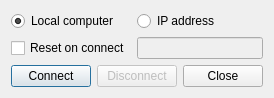
<?xml version="1.0" encoding="UTF-8"?>
<ui version="4.0">
 <class>QGBA::DolphinConnector</class>
 <widget class="QDialog" name="QGBA::DolphinConnector">
  <property name="geometry">
   <rect>
    <x>0</x>
    <y>0</y>
    <width>306</width>
    <height>123</height>
   </rect>
  </property>
  <property name="windowTitle">
   <string>Connect to Dolphin</string>
  </property>
  <layout class="QGridLayout" name="gridLayout">
   <property name="sizeConstraint">
    <enum>QLayout::SetFixedSize</enum>
   </property>
   <item row="0" column="0">
    <widget class="QRadioButton" name="specLocal">
     <property name="text">
      <string>Local computer</string>
     </property>
     <property name="checked">
      <bool>true</bool>
     </property>
     <attribute name="buttonGroup">
      <string notr="true">buttonGroup</string>
     </attribute>
    </widget>
   </item>
   <item row="0" column="1">
    <widget class="QRadioButton" name="specIPAddr">
     <property name="text">
      <string>IP address</string>
     </property>
     <attribute name="buttonGroup">
      <string notr="true">buttonGroup</string>
     </attribute>
    </widget>
   </item>
   <item row="2" column="1">
    <widget class="QLineEdit" name="ipAddr">
     <property name="enabled">
      <bool>false</bool>
     </property>
    </widget>
   </item>
   <item row="3" column="0" colspan="2">
    <layout class="QHBoxLayout" name="horizontalLayout">
     <item>
      <widget class="QPushButton" name="connect">
       <property name="text">
        <string>Connect</string>
       </property>
       <property name="icon">
        <iconset theme="network-connect"/>
       </property>
      </widget>
     </item>
     <item>
      <widget class="QPushButton" name="disconnect">
       <property name="enabled">
        <bool>false</bool>
       </property>
       <property name="text">
        <string>Disconnect</string>
       </property>
       <property name="icon">
        <iconset theme="network-disconnect"/>
       </property>
      </widget>
     </item>
     <item>
      <widget class="QPushButton" name="close">
       <property name="text">
        <string>Close</string>
       </property>
       <property name="icon">
        <iconset theme="window-close"/>
       </property>
      </widget>
     </item>
    </layout>
   </item>
   <item row="2" column="0">
    <widget class="QCheckBox" name="doReset">
     <property name="text">
      <string>Reset on connect</string>
     </property>
    </widget>
   </item>
  </layout>
 </widget>
 <resources/>
 <connections>
  <connection>
   <sender>close</sender>
   <signal>clicked()</signal>
   <receiver>QGBA::DolphinConnector</receiver>
   <slot>close()</slot>
   <hints>
    <hint type="sourcelabel">
     <x>256</x>
     <y>119</y>
    </hint>
    <hint type="destinationlabel">
     <x>152</x>
     <y>72</y>
    </hint>
   </hints>
  </connection>
  <connection>
   <sender>specIPAddr</sender>
   <signal>toggled(bool)</signal>
   <receiver>ipAddr</receiver>
   <slot>setEnabled(bool)</slot>
   <hints>
    <hint type="sourcelabel">
     <x>152</x>
     <y>43</y>
    </hint>
    <hint type="destinationlabel">
     <x>152</x>
     <y>49</y>
    </hint>
   </hints>
  </connection>
 </connections>
 <buttongroups>
  <buttongroup name="buttonGroup"/>
 </buttongroups>
</ui>
